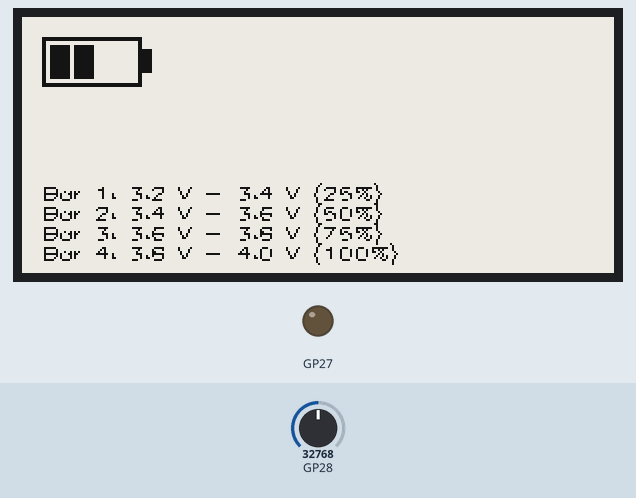
Simulated run of this program. Board: Raspberry Pi Pico running MicroPython. On the bench: 296×128 one-colour display, output pins drawn as LEDs (lit = HIGH). The test bench sets the inputs (shaded band); at power-on: GP28 = 32768 (analog values on the 0–65535 scale). What the program prints to the serial console is not drawn.

Above: at 0.9 s.
At 64.1 s:
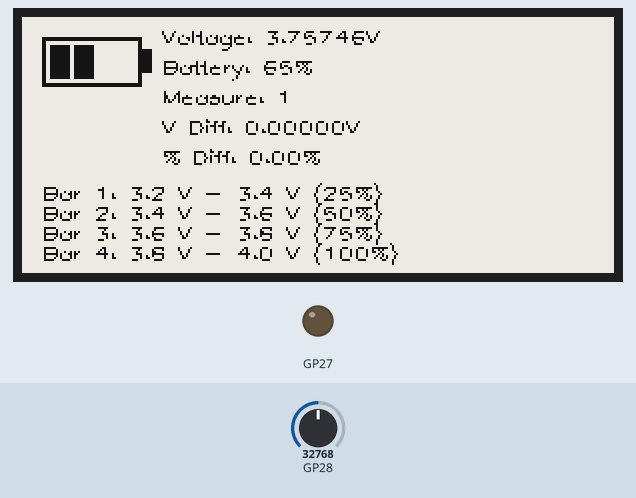
At 127.3 s:
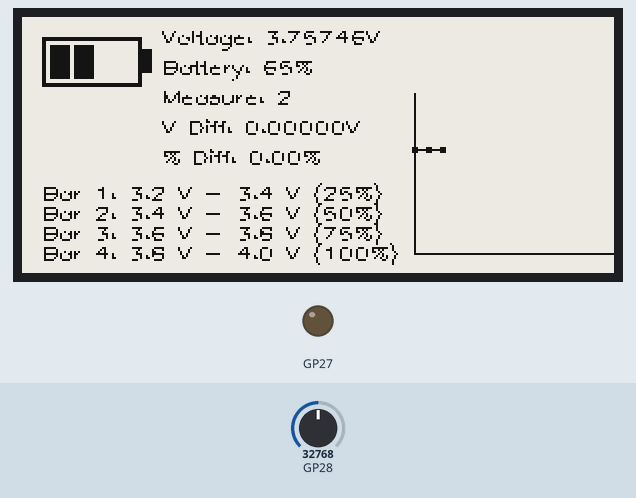

The program:

batt_debug.py
```python
import badger2040
from machine import Pin, ADC
import time

# Constants for Battery and Display Configuration
MAX_BATTERY_VOLTAGE = 4.05
MIN_BATTERY_VOLTAGE = 3.2
WIDTH = badger2040.WIDTH
HEIGHT = badger2040.HEIGHT
BATT_WIDTH = 50
BATT_HEIGHT = 25
BATT_BORDER = 2
BATT_TERM_WIDTH = 5
BATT_TERM_HEIGHT = 12
BATT_BAR_PADDING = 2
BATT_BAR_HEIGHT = BATT_HEIGHT - (BATT_BORDER * 2) - (BATT_BAR_PADDING * 2)
NUM_BATT_BARS = 4
measurement_count = 0  # Initialize measurement count
prev_voltage = None  # For storing previous voltage

# Setup display
display = badger2040.Badger2040()
display.update_speed(badger2040.UPDATE_FAST)

# Setup battery voltage measurement
vbat_adc = ADC(badger2040.PIN_BATTERY)
vref_adc = ADC(badger2040.PIN_1V2_REF)
vref_en = Pin(badger2040.PIN_VREF_POWER, Pin.OUT)
vref_en.value(0)

def draw_battery(level):
    x_offset, y_offset = 10, 10  # Adjusted to top left corner
    display.pen(0)  # Black for the outline and filled levels
    display.rectangle(x_offset, y_offset, BATT_WIDTH, BATT_HEIGHT)
    display.rectangle(x_offset + BATT_WIDTH, y_offset + (BATT_HEIGHT - BATT_TERM_HEIGHT) // 2, BATT_TERM_WIDTH, BATT_TERM_HEIGHT)
    display.pen(15)  # White inside the battery area
    display.rectangle(x_offset + BATT_BORDER, y_offset + BATT_BORDER, BATT_WIDTH - BATT_BORDER * 2, BATT_HEIGHT - BATT_BORDER * 2)
    if level > 0:
        display.pen(0)  # Black filled battery level
        length = (BATT_WIDTH - 2 * BATT_BORDER - (NUM_BATT_BARS - 1) * BATT_BAR_PADDING) // NUM_BATT_BARS
        for i in range(NUM_BATT_BARS):
            if level > i:
                pos = i * (length + BATT_BAR_PADDING)
                display.rectangle(x_offset + BATT_BORDER + BATT_BAR_PADDING + pos, y_offset + BATT_BORDER + BATT_BAR_PADDING, length, BATT_BAR_HEIGHT)

def display_metrics(voltage, percentage, voltage_diff, percentage_diff):
    display.pen(0)  # Black text for visibility
    x_pos = 70  # Right of the battery graphic
    y_pos = 10  # Top position, adjusted below the battery graphic
    scale = 0.4  # Adjust scale for better fit
    display.text(f'Voltage: {voltage:.5f}V', x_pos, y_pos, scale=scale)
    display.text(f'Battery: {percentage}%', x_pos, y_pos + 15, scale=scale)
    display.text(f'Measure: {measurement_count}', x_pos, y_pos + 30, scale=scale)
    display.text(f'V Diff: {voltage_diff:.5f}V', x_pos, y_pos + 45, scale=scale)
    display.text(f'% Diff: {percentage_diff:.2f}%', x_pos, y_pos + 60, scale=scale)
    display.update()

def display_debug_info():
    display.pen(0)  # Black text for high contrast on a white background
    y_start = 10 + 78  # Adjust this value as needed to position below other text
    scale = 0.4  # Smaller scale to fit more information
    display.text("Bar 1: 3.2 V - 3.4 V (25%)", 10, y_start, scale=scale)
    display.text("Bar 2: 3.4 V - 3.6 V (50%)", 10, y_start + 10, scale=scale)
    display.text("Bar 3: 3.6 V - 3.8 V (75%)", 10, y_start + 20, scale=scale)
    display.text("Bar 4: 3.8 V - 4.0 V (100%)", 10, y_start + 30, scale=scale)
    display.update()

# Initialize a list to store voltage measurements
voltage_measurements = []

def plot_voltage_graph():
    max_measurements = 15  # Set maximum measurements to display at once
    graph_width = 100  # Width of the graph
    graph_height = 80  # Height of the graph
    graph_x = WIDTH - graph_width  # Position the graph right at the edge of the display
    graph_y = HEIGHT - graph_height - 10  # Position the graph near the bottom with a small margin

    display.pen(15)  # White background for the graph area
    display.rectangle(graph_x, graph_y, graph_width, graph_height)

    # Draw axes for clarity
    display.pen(0)  # Black for axes
    display.line(graph_x, graph_y, graph_x, graph_y + graph_height)  # Y-axis
    display.line(graph_x, graph_y + graph_height, graph_x + graph_width, graph_y + graph_height)  # X-axis

    # Calculate space between each dot horizontally
    space_between_dots = graph_width / (max_measurements - 1) if max_measurements > 1 else 0

    last_x, last_y = None, None  # Variables to store the last point coordinates

    if len(voltage_measurements) > 0:
        pixel_per_volt = graph_width / (MAX_BATTERY_VOLTAGE - MIN_BATTERY_VOLTAGE)

        # Plot the voltage measurements evenly across the width
        for i, voltage in enumerate(voltage_measurements[-max_measurements:]):
            x = graph_x + int(i * space_between_dots)
            y = graph_y + graph_height - int((voltage - MIN_BATTERY_VOLTAGE) * (graph_height / (MAX_BATTERY_VOLTAGE - MIN_BATTERY_VOLTAGE)))

            # Plot larger dot (3x3 pixels)
            display.pen(0)  # Black dot for each measurement
            display.rectangle(x - 1, y - 1, 3, 3)  # Draw a small square to represent the dot

            # Connect this dot with the last one if it exists
            if last_x is not None and last_y is not None:
                display.line(last_x, last_y, x, y)

            last_x, last_y = x, y  # Update last point coordinates

            # Log the measurement value and its coordinates
            print(f"Measurement {i}: Voltage = {voltage:.2f}V, Coordinates = ({x}, {y})")

    display.update()


def test_plot_dots():
    graph_width = 100  # Width of the graph
    graph_height = 80  # Height of the graph
    graph_x = WIDTH - graph_width - 10  # Position the graph on the right
    graph_y = HEIGHT - graph_height - 10

    # Clear the graph area with a white background
    display.pen(15)
    display.rectangle(graph_x, graph_y, graph_width, graph_height)

    # Draw axes for reference
    display.pen(0)  # Black for axes
    display.line(graph_x, graph_y, graph_x, graph_y + graph_height)  # Y-axis
    display.line(graph_x, graph_y + graph_height, graph_x + graph_width, graph_y + graph_height)  # X-axis

    # Plot 20 dots along the x-axis within the graph range
    display.pen(0)  # Black dot for each measurement
    for i in range(20):
        x = graph_x + int(i * (graph_width / 19))  # Evenly space 20 dots across the width
        y = graph_y + graph_height // 2  # Place all dots in the middle of the graph's height
        display.pixel(x, y)

    display.update()


while True:
    vref_en.value(1)
    vdd = 1.24 * (65535 / vref_adc.read_u16())
    vbat = (vbat_adc.read_u16() / 65535) * 3 * vdd
    vref_en.value(0)
    voltage_percentage = int((vbat - MIN_BATTERY_VOLTAGE) / (MAX_BATTERY_VOLTAGE - MIN_BATTERY_VOLTAGE) * 100)
    level = int((vbat - MIN_BATTERY_VOLTAGE) / (MAX_BATTERY_VOLTAGE - MIN_BATTERY_VOLTAGE) * NUM_BATT_BARS)

    if prev_voltage is not None:
        voltage_diff = vbat - prev_voltage
        percentage_diff = (voltage_diff / prev_voltage) * 100 if prev_voltage != 0 else 0
    else:
        voltage_diff = 0.0
        percentage_diff = 0.0

    voltage_measurements.append(vbat)  # Append new measurement
    if len(voltage_measurements) > 50:  # Keep the list size manageable
        voltage_measurements.pop(0)


    display.pen(15)  # Set pen to white before clearing for a white background
    display.clear()
    draw_battery(level)
    # Call this function when you want to show the debug info on your display
    display_debug_info()
    display_metrics(vbat, voltage_percentage, voltage_diff, percentage_diff)
    plot_voltage_graph()  # Plot the graph with updated measurements
    #test_plot_dots()
    prev_voltage = vbat  # Update previous voltage
    measurement_count += 1

    time.sleep(60)  # Adjust the timing as needed
```

Measured:
- what the display in image 0 shows lasts 0.8 s, from 0.8 s to 1.6 s
